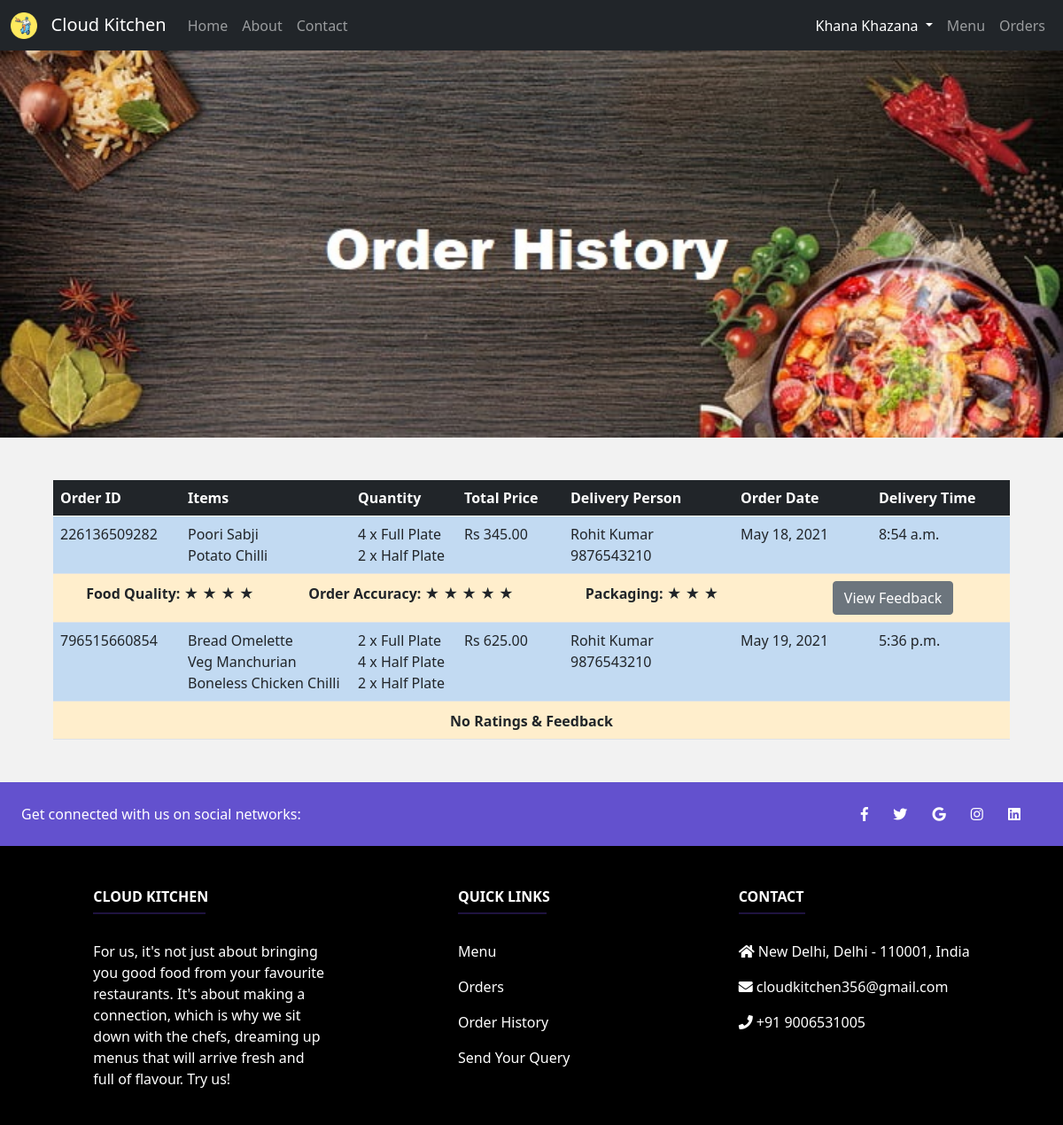
Screenshot of /restaurant/orderHistory/ (signed in) with the database file from the repository.
### Home/models.py (models this page shows, shortened)
class Restaurant(models.Model):
    restaurant_id = models.CharField(max_length=6)
    restaurant_name = models.CharField(max_length=100)
    owner_name = models.CharField(max_length=100)
    address = models.CharField(max_length=100)
    city = models.CharField(max_length=20)
    zip = models.IntegerField()
    restaurant_email = models.EmailField(primary_key=True)
    restaurant_contact = models.IntegerField()
    password = models.CharField(max_length=10)
    cost_for_two = models.DecimalField(max_digits=5, decimal_places=2)
    outlets = models.IntegerField()
    cuisine = models.CharField(max_length=100)
    working_days = models.CharField(max_length=100)
    opening_time = models.IntegerField()
    closing_time = models.IntegerField()
    shop_license = models.FileField(upload_to=shop_license_directory_path)
    fssai = models.FileField(upload_to=fssai_directory_path)
    gstin_pan = models.FileField(upload_to=gstin_pan_directory_path)
    menu = models.FileField(upload_to=menu_directory_path)
    facade = models.ImageField(upload_to=facade_directory_path)
    kitchen = models.ImageField(upload_to=kitchen_directory_path)
    dining_packaging = models.ImageField(upload_to=dining_packaging_directory_path)
    locality = models.ImageField(upload_to=locality_directory_path)
    status = models.BooleanField(default=False)

class Delivery(models.Model):
    delivery_id = models.CharField(max_length=6)
    name = models.CharField(max_length=100)
    email = models.EmailField(primary_key=True)
    contact = models.IntegerField()
    address = models.CharField(max_length=100)
    password = models.CharField(max_length=10)
    vehicle_type = models.CharField(max_length=10)
    vehicle_model = models.CharField(max_length=50)
    vehicle_registration_certificate = models.FileField(upload_to=vehicle_registration_certificate_directory_path, blank=True, null=True)
    driving_license = models.FileField(upload_to=driving_license_directory_path, blank=True, null=True)
    status = models.BooleanField(default=False)

### Restaurant/models.py (models this page shows)
class Orders(models.Model):
    order_number = models.IntegerField(primary_key=True)
    restaurant = models.ForeignKey(Restaurant, on_delete=models.CASCADE)
    user = models.ForeignKey(User, on_delete=models.CASCADE)
    address = models.ForeignKey(Address, on_delete=models.CASCADE)
    items = models.CharField(max_length=500)
    quantity = models.CharField(max_length=50)
    total = models.DecimalField(max_digits=10, decimal_places=2)
    delivery = models.CharField(max_length=6, blank=True, null=True)
    accepted = models.BooleanField(default=False)
    food_is_being_prepared = models.BooleanField(default=False)
    ready_for_delivery = models.BooleanField(default=False)
    picked_up = models.BooleanField(default=False)
    out_for_delivery = models.BooleanField(default=False)
    delivered = models.BooleanField(default=False)
    date = models.DateField(default="2020-01-01")
    time = models.TimeField(default="00:00:00")

class Feedback(models.Model):
    order = models.ForeignKey(Orders, unique=True, on_delete=models.CASCADE)
    food_quality = models.CharField(max_length=15)
    order_accuracy = models.CharField(max_length=15)
    packaging = models.CharField(max_length=15)
    feedback = models.CharField(max_length=500)

### Restaurant/views.py (the view)
# urls.py: path('orderHistory/', views.orderHistory, name="DeliveryOrderHistory"),
def orderHistory(request):
    if 'email' in request.session and Restaurant.objects.filter(restaurant_email=request.session['email']).exists():
        obj = Restaurant.objects.get(restaurant_email=request.session['email'])
        obj1 = Orders.objects.filter(restaurant=obj, delivered=True)
        if obj1.exists():
            items = {}
            for i in obj1:
                items[i.order_number] = [j.strip("'") for j in i.items.strip('[]').split(', ')]
            quantity = {}
            for i in obj1:
                quantity[i.order_number] = [j.strip("'") for j in i.quantity.strip('[]').split(', ')]
            name, contact, feedback = {}, {}, {}
            for i in obj1:
                obj2 = Delivery.objects.get(delivery_id=i.delivery)
                if i.order_number not in name.keys():
                    name[i.order_number] = [obj2.name]
                    contact[i.order_number] = [obj2.contact]
                else:
                    name[i.order_number].append(obj2.name)
                    contact[i.order_number].append(obj2.contact)
            for i in obj1:
                if Feedback.objects.filter(order=i).exists():
                    feedback[i.order_number] = Feedback.objects.get(order=i)
                else:
                    feedback[i.order_number] = None
            return render(request, 'orderHistory.html', {'name': obj.restaurant_name, 'obj': obj1, 'items': items, 'quantity': quantity, 'delivery_name': name, 'delivery_contact': contact, 'feedback': feedback})
        else:
            obj1 = None
        return render(request, 'orderHistory.html', {'name': obj.restaurant_name, 'obj': obj1})
    else:
        messages.error(request, "Please login first.")
        return redirect('/')

### Restaurant/templates/orderHistory.html (shortened to what this page needs)
{% extends "restaurantBase.html" %}
{% load static %}
{% block head %}
<link rel="stylesheet" type="text/css" href="{% static 'css/menu.css' %}">
{% endblock %}
{% block profile %} active {% endblock %}
{% block content %}
<img src="{% static 'img/orderHistory.jpg' %}" class="banner">
<link rel="stylesheet" href="https://use.fontawesome.com/releases/v5.0.8/css/all.css">
<br> <br> <br>
{% if obj %}
    <center>
    <table class="table table-striped" style="width: 90%;">
        <thead>
            <tr>
                <th class="table-dark" scope="col" style="width: 12%;">Order ID</th>
                <th class="table-dark" scope="col" style="width: 16%;">Items</th>
                <th class="table-dark" scope="col" style="width: 10%;">Quantity</th>
                <th class="table-dark" scope="col" style="width: 10%;">Total Price</th>
                <th class="table-dark" scope="col" style="width: 16%;">Delivery Person</th>
                <th class="table-dark" scope="col" style="width: 13%;">Order Date</th>
                <th class="table-dark" scope="col" style="width: 13%;">Delivery Time</th>
            </tr>
        </thead>
        <tbody>
            {% for i in obj %}
                <tr>
                    <td>{{ i.order_number }}</td>
                    <td>
                        {% for key, value in items.items %}
                            {% if key == i.order_number %}
                                {% for j in value %}
                                    {{ j }} <br>
                                {% endfor %}
                            {% endif %}
                        {% endfor %}
                    </td>
                    <td>
                        {% for key, value in quantity.items %}
                            {% if key == i.order_number %}
                                {% for j in value %}
                                    {{ j }} <br>
                                {% endfor %}
                            {% endif %}
                        {% endfor %}
                    </td>
                    <td>Rs {{ i.total }}</td>
                    <td>
                          {% for key, value in delivery_name.items %}
                              {% if key == i.order_number %}
                                  {% for j in value %}
                                      {{ j }} <br>
                                  {% endfor %}
                              {% endif %}
                          {% endfor %}
                          {% for key, value in delivery_contact.items %}
                              {% if key == i.order_number %}
                                  {% for j in value %}
                                      {{ j }} <br>
                                  {% endfor %}
                              {% endif %}
                          {% endfor %}
                    </td>
                    <td>
                        {{ i.date }}
                    </td>
                    <td>
                        {{ i.time }}
                    </td>
                </tr>
                <tr>
                    <td align="center" colspan="7">
                        {% for key, value in feedback.items %}
                            {% if key == i.order_number %}
                                {% if value %}
                                <div class="row">
                                    <div class="col-sm-3 col-12">
                                        <span class="align-middle"><b>Food Quality:
                                        {% if "4" in value.food_quality %}
                                            &#9733; &#9733; &#9733; &#9733;
                                        {% endif %}
                                        </b></span>
                                    </div>
                                    <div class="col-sm-3 col-12">
                                        <span class="align-middle"><b>Order Accuracy:
                                        {% if "5" in value.order_accuracy %}
                                            &#9733; &#9733; &#9733; &#9733; &#9733;
                                        {% endif %}
                                        </b></span>
                                    </div>
                                    <div class="col-sm-3 col-12">
                                        <span class="align-middle"><b>Packaging:
                                        {% if "3" in value.packaging %}
                                            &#9733; &#9733; &#9733;
                                        {% endif %}
                                        </b></span>
                                    </div>
                                    <div class="col-sm-3 col-12">
                                        <button type="button" class="btn btn-secondary" onclick="return feedback('{{ value.feedback }}');">View Feedback</button>
                                    </div>
                                </div>
                                {% else %}
                                    <span class="align-middle"><b>No Ratings & Feedback</b></span>
                                {% endif %}
                            {% endif %}
                        {% endfor %}
                    </td>
                </tr>
            {% endfor %}
        </tbody>
    </table>
    </center>
    <br>
{% else %}
    <h1 align="center">No Order History</h1>
    <br> <br>
{% endif %}
<br>
{% endblock %}

### Restaurant/templates/restaurantBase.html (shortened to what this page needs)
<!doctype html>
<html lang="en">
  <head>
    {% load static %}
    <link href="https://cdn.jsdelivr.net/npm/bootstrap@5.0.0/dist/css/bootstrap.min.css" rel="stylesheet">
    {% block head %} {% endblock %}
  </head>
  <body>
  <nav class="navbar navbar-expand-lg navbar-dark bg-dark">
    <div class="container-fluid">
      <a class="navbar-brand" href="/restaurant">
        <img src="{% static 'img/Logo.png' %}" alt="" width="30" height="30" class="d-inline-block align-text-top">
        &nbsp; Cloud Kitchen
      </a>
      <div class="collapse navbar-collapse" id="navbarSupportedContent">
        <ul class="navbar-nav me-auto mb-2 mb-lg-0">
          <li class="nav-item">
            <a class="nav-link {% block home %} {% endblock %}" aria-current="page" href="/restaurant">Home</a>
          </li>
          <li class="nav-item">
            <a class="nav-link {% block about %} {% endblock %}" href="/restaurant/about">About</a>
          </li>
          <li class="nav-item">
            <a class="nav-link {% block contact %} {% endblock %}" href="/restaurant/contact">Contact</a>
          </li>
        </ul>
        <ul class="navbar-nav ms-auto mb-2 mb-lg-0">
          <li class="nav-item dropdown">
            <a class="nav-link dropdown-toggle {% block profile %} {% endblock %}" id="navbarDropdown" role="button" data-bs-toggle="dropdown" aria-expanded="false"> {{ name }} </a>
          </li>
          <li class="nav-item">
            <a class="nav-link {% block menu %} {% endblock %}" href="/restaurant/menu">Menu</a>
          </li>
          <li class="nav-item">
            <a class="nav-link {% block orders %} {% endblock %}" href="/restaurant/order">Orders</a>
          </li>
        </ul>
      </div>
    </div>
  </nav>
  {% block content %} {% endblock %}
  <footer class="text-center text-lg-start text-white" style="background-color: black">
    <section class="d-flex justify-content-between p-4" style="background-color: #6351ce">
      <div class="me-5">
        <span>Get connected with us on social networks:</span>
      </div>
      <div>
        <a href="https://www.facebook.com/" class="text-white me-4"><i class="fab fa-facebook-f"></i></a>
        <a href="https://www.twitter.com/" class="text-white me-4"><i class="fab fa-twitter"></i></a>
        <a href="https://mail.google.com/" class="text-white me-4"><i class="fab fa-google"></i></a>
        <a href="https://www.instagram.com/" class="text-white me-4"><i class="fab fa-instagram"></i></a>
        <a href="https://www.linkedin.com/" class="text-white me-4"><i class="fab fa-linkedin"></i></a>
      </div>
    </section>
    <section class="">
      <div class="container text-center text-md-start mt-5">
        <div class="row mt-3">
          <div class="col-md-3 col-lg-4 col-xl-3 mx-auto mb-4">
            <h6 class="text-uppercase fw-bold">Cloud Kitchen</h6>
            <hr class="mb-4 mt-0 d-inline-block mx-auto" style="width: 127px; background-color: #7c4dff; height: 2px" />
            <p>
              For us, it's not just about bringing you good food from your favourite restaurants. It's about making a
              connection, which is why we sit down with the chefs, dreaming up menus that will arrive fresh and full of
              flavour. Try us!
            </p>
          </div>
          <div class="col-md-3 col-lg-2 col-xl-2 mx-auto mb-4">
            <h6 class="text-uppercase fw-bold">Quick links</h6>
            <hr class="mb-4 mt-0 d-inline-block mx-auto" style="width: 100px; background-color: #7c4dff; height: 2px" />
            <p> <a href="/restaurant/menu" class="text-white" style="text-decoration:none">Menu</a> </p>
            <p> <a href="/restaurant/order" class="text-white" style="text-decoration:none">Orders</a> </p>
            <p> <a href="/restaurant/orderHistory" class="text-white" style="text-decoration:none">Order History</a> </p>
            <p> <a href="/restaurant/contact" class="text-white" style="text-decoration:none">Send Your Query</a> </p>
          </div>
          <div class="col-md-4 col-lg-3 col-xl-3 mx-auto mb-md-0 mb-4">
            <h6 class="text-uppercase fw-bold">Contact</h6>
            <hr class="mb-4 mt-0 d-inline-block mx-auto" style="width: 75px; background-color: #7c4dff; height: 2px" />
            <p> <i class="fas fa-home mr-3"></i> New Delhi, Delhi - 110001, India </p>
            <p> <i class="fas fa-envelope mr-3"></i> cloudkitchen356@gmail.com </p>
            <p> <i class="fas fa-phone mr-3"></i> +91 9006531005 </p>
          </div>
        </div>
      </div>
    </section>
  </footer>
  </body>
</html>

### Restaurant/static/css/menu.css (style rules this page uses)
.banner { width: 1519px; max-height: 500px; max-width: 100%; }
body { background-color: #f2f2f2; }
.table { margin-bottom: 0px; }
.table-striped>tbody>tr:nth-child(odd)>td { background-color: #cce6ff; }
.table-striped>tbody>tr:nth-child(even)>td { background-color: #ffeecc; }

### rows the page displays
Restaurant: restaurant_name "Khana Khazana"
Orders: order_number "226136509282", value "Poori Sabji" "Potato Chilli", value "4 x Full Plate" "2 x Half Plate", total "345.00", value "9876543210", date "May 18, 2021", time "8:54 a.m."
Delivery: value "Rohit Kumar" "Rohit Kumar"
Orders: order_number "796515660854", value "Bread Omelette" "Veg Manchurian" "Boneless Chicken Chilli", value "2 x Full Plate" "4 x Half Plate" "2 x Half Plate", total "625.00", value "9876543210", date "May 19, 2021", time "5:36 p.m."
